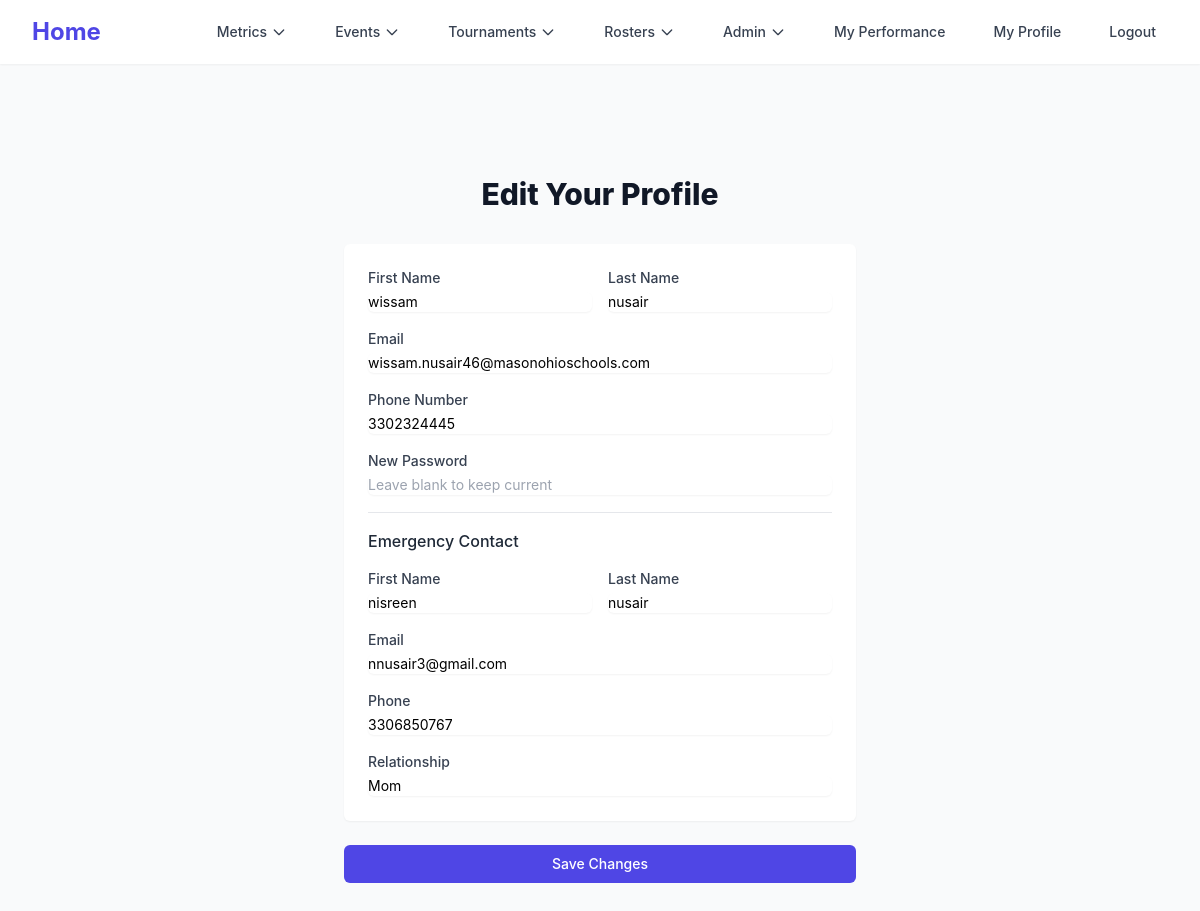
Screenshot of /profile/update (signed in) with the database file from the repository.
### mason_snd/models/auth.py (models this page shows, shortened)
class User(db.Model):
    id = db.Column(db.Integer, primary_key=True)
    first_name = db.Column(db.String(50), nullable=False)
    last_name = db.Column(db.String(50), nullable=False)
    email = db.Column(db.String(50), nullable=True)
    password = db.Column(db.String(500), nullable=True)
    phone_number = db.Column(db.String(50), nullable=True)
    is_parent = db.Column(db.Boolean, default=False)
    role = db.Column(db.Integer, default=0)
    judging_reqs = db.Column(db.String(5000), nullable=True)
    emergency_contact_first_name = db.Column(db.String(50), nullable=True)
    emergency_contact_last_name = db.Column(db.String(50), nullable=True)
    emergency_contact_number = db.Column(db.String(50), nullable=True)
    emergency_contact_relationship = db.Column(db.String(50), nullable=True)
    emergency_contact_email = db.Column(db.String(50), nullable=True)
    child_first_name = db.Column(db.String(50), nullable=True)
    child_last_name = db.Column(db.String(50), nullable=True)
    points = db.Column(db.Integer, default=0)
    drops = db.Column(db.Integer, default=0)
    bids = db.Column(db.Integer, default=0)
    tournaments_attended_number = db.Column(db.Integer, default=0)
    account_claimed = db.Column(db.Boolean, default=False)

### mason_snd/blueprints/profile/profile.py (the view, shortened to what this page needs)
@profile_bp.route('/update', methods=['GET', 'POST'])
def update():
    if not session.get('user_id'):
        return redirect(url_for('auth.login'))
    user = User.query.filter_by(id=session.get('user_id')).first()
    return render_template('profile/update.html', user=user, current_user=user)

### mason_snd/templates/profile/update.html (shortened to what this page needs)
{% extends "profile/base.html" %}
{% block content %}
<div class="min-h-full flex items-center justify-center py-12 px-4 sm:px-6 lg:px-8">
    <div class="max-w-lg w-full space-y-8">
        <div>
            <h2 class="mt-6 text-center text-3xl font-extrabold text-gray-900">
                Edit Your Profile
            </h2>
        </div>
        <form class="mt-8 space-y-6" method="POST">
            <div class="rounded-md shadow-sm bg-white p-6 space-y-4">
                <div class="grid grid-cols-1 md:grid-cols-2 gap-4">
                    <div>
                        <label for="first_name" class="block text-sm font-medium text-gray-700">First Name</label>
                        <input type="text" name="first_name" id="first_name" value="{{ user.first_name }}" required class="mt-1 w-full rounded-md border-gray-300 shadow-sm focus:border-[color:var(--color-primary-500)] focus:ring-[color:var(--color-primary-500)] sm:text-sm">
                    </div>
                    <div>
                        <label for="last_name" class="block text-sm font-medium text-gray-700">Last Name</label>
                        <input type="text" name="last_name" id="last_name" value="{{ user.last_name }}" required class="mt-1 w-full rounded-md border-gray-300 shadow-sm focus:border-[color:var(--color-primary-500)] focus:ring-[color:var(--color-primary-500)] sm:text-sm">
                    </div>
                </div>
                <div>
                    <label for="email" class="block text-sm font-medium text-gray-700">Email</label>
                    <input type="email" name="email" id="email" value="{{ user.email }}" required class="mt-1 w-full rounded-md border-gray-300 shadow-sm focus:border-[color:var(--color-primary-500)] focus:ring-[color:var(--color-primary-500)] sm:text-sm">
                </div>
                <div>
                    <label for="phone_number" class="block text-sm font-medium text-gray-700">Phone Number</label>
                    <input type="text" name="phone_number" id="phone_number" value="{{ user.phone_number }}" class="mt-1 w-full rounded-md border-gray-300 shadow-sm focus:border-[color:var(--color-primary-500)] focus:ring-[color:var(--color-primary-500)] sm:text-sm">
                </div>
                 <div>
                    <label for="password" class="block text-sm font-medium text-gray-700">New Password</label>
                    <input type="password" name="password" id="password" placeholder="Leave blank to keep current" class="mt-1 w-full rounded-md border-gray-300 shadow-sm focus:border-[color:var(--color-primary-500)] focus:ring-[color:var(--color-primary-500)] sm:text-sm">
                </div>
                <div class="border-t border-gray-200 pt-4 mt-4">
                {% if user.is_parent %}
                    <h3 class="text-base font-medium text-gray-800">Child's Information</h3>
                    <div class="mt-4 grid grid-cols-1 md:grid-cols-2 gap-4">
                        <div>
                            <label for="child_first_name" class="block text-sm font-medium text-gray-700">Child First Name</label>
                            <input type="text" name="child_first_name" id="child_first_name" value="{{ user.child_first_name }}" class="mt-1 w-full rounded-md border-gray-300 shadow-sm focus:border-[color:var(--color-primary-500)] focus:ring-[color:var(--color-primary-500)] sm:text-sm">
                        </div>
                        <div>
                            <label for="child_last_name" class="block text-sm font-medium text-gray-700">Child Last Name</label>
                            <input type="text" name="child_last_name" id="child_last_name" value="{{ user.child_last_name }}" class="mt-1 w-full rounded-md border-gray-300 shadow-sm focus:border-[color:var(--color-primary-500)] focus:ring-[color:var(--color-primary-500)] sm:text-sm">
                        </div>
                    </div>
                {% else %}
                    <h3 class="text-base font-medium text-gray-800">Emergency Contact</h3>
                    <div class="mt-4 grid grid-cols-1 md:grid-cols-2 gap-4">
                        <div>
                            <label for="emergency_first_name" class="block text-sm font-medium text-gray-700">First Name</label>
                            <input type="text" name="emergency_first_name" id="emergency_first_name" value="{{ user.emergency_contact_first_name }}" class="mt-1 w-full rounded-md border-gray-300 shadow-sm focus:border-[color:var(--color-primary-500)] focus:ring-[color:var(--color-primary-500)] sm:text-sm">
                        </div>
                        <div>
                            <label for="emergency_last_name" class="block text-sm font-medium text-gray-700">Last Name</label>
                            <input type="text" name="emergency_last_name" id="emergency_last_name" value="{{ user.emergency_contact_last_name }}" class="mt-1 w-full rounded-md border-gray-300 shadow-sm focus:border-[color:var(--color-primary-500)] focus:ring-[color:var(--color-primary-500)] sm:text-sm">
                        </div>
                        <div class="md:col-span-2">
                            <label for="emergency_contact_email" class="block text-sm font-medium text-gray-700">Email</label>
                            <input type="email" name="emergency_contact_email" id="emergency_contact_email" value="{{ user.emergency_contact_email }}" class="mt-1 w-full rounded-md border-gray-300 shadow-sm focus:border-[color:var(--color-primary-500)] focus:ring-[color:var(--color-primary-500)] sm:text-sm">
                        </div>
                        <div class="md:col-span-2">
                            <label for="emergency_contact_phone" class="block text-sm font-medium text-gray-700">Phone</label>
                            <input type="text" name="emergency_contact_phone" id="emergency_contact_phone" value="{{ user.emergency_contact_number }}" class="mt-1 w-full rounded-md border-gray-300 shadow-sm focus:border-[color:var(--color-primary-500)] focus:ring-[color:var(--color-primary-500)] sm:text-sm">
                        </div>
                         <div class="md:col-span-2">
                            <label for="emergency_contact_relationship" class="block text-sm font-medium text-gray-700">Relationship</label>
                            <input type="text" name="emergency_contact_relationship" id="emergency_contact_relationship" value="{{ user.emergency_contact_relationship }}" class="mt-1 w-full rounded-md border-gray-300 shadow-sm focus:border-[color:var(--color-primary-500)] focus:ring-[color:var(--color-primary-500)] sm:text-sm">
                        </div>
                    </div>
                {% endif %}
                </div>
            </div>
            <div>
                <button type="submit" class="group relative w-full flex justify-center py-2 px-4 border border-transparent text-sm font-medium rounded-md text-white bg-[color:var(--color-primary-600)] hover:bg-[color:var(--color-primary-700)] focus:outline-none focus:ring-2 focus:ring-offset-2 focus:ring-[color:var(--color-primary-500)]">
                    Save Changes
                </button>
            </div>
        </form>
    </div>
</div>
{% endblock %}

### mason_snd/templates/profile/base.html (style rules this page uses)
:root { --color-primary-50: #eef2ff; --color-primary-100: #e0e7ff; --color-primary-500: #6366f1; --color-primary-600: #4f46e5; --color-primary-700: #4338ca; }
body { font-family: 'Inter', sans-serif; }

### rows the page displays
User: first_name "wissam", last_name "nusair", email "wissam.nusair46@masonohioschools.com", phone_number "3302324445", emergency_first_name "nisreen", emergency_last_name "nusair", emergency_contact_email "nnusair3@gmail.com", emergency_contact_phone "3306850767", emergency_contact_relationship "Mom"
